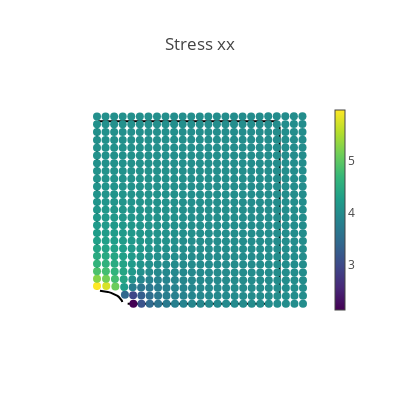
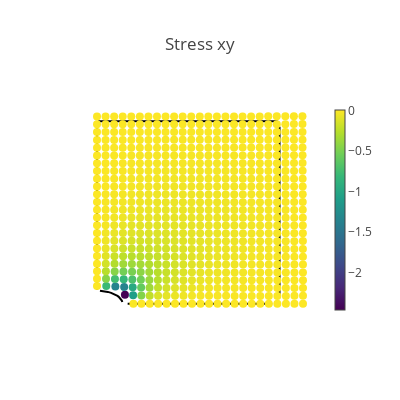
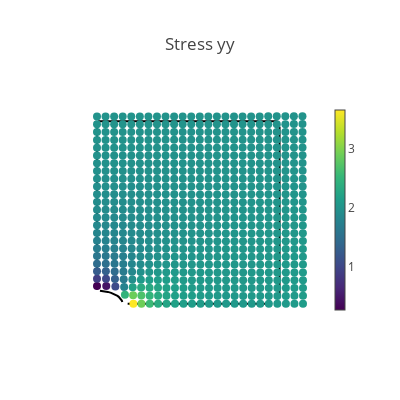
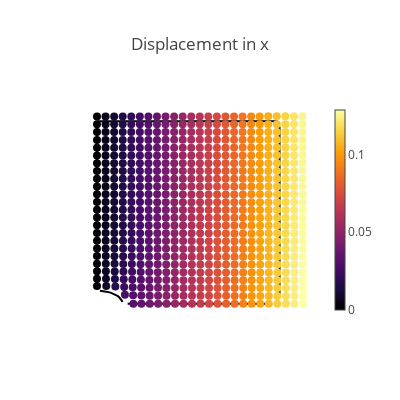

Write notebook code for charts like these, in order.
### Code cell
# Create a validation domain different from the training domain
val_x, val_y = np.meshgrid(np.linspace(0, L, 25), np.linspace(0, L, 25))
val_domain = np.vstack([val_x.ravel(), val_y.ravel()]).T
mask = (
    ((val_domain[:, 0] ** 2) / (Rx**2)) + ((val_domain[:, 1] ** 2) / (Ry**2))
) > 1
val = torch.tensor(val_domain[mask], dtype=DTYPE, requires_grad=True)

# Compute model predictions on the validation domain
disp = net(val)
def_val = val + disp
stress = torch.vmap(sigma)(val)


@torch.no_grad()
def make_plot(x, y, variable, title, cmap=sequential.Viridis, size=8.0):
    fig = go.Figure()

    # Plot boundaries
    m = dict(color="black")
    fig.add_trace(go.Scatter(x=top[:, 0], y=top[:, 1], mode="lines", marker=m))
    fig.add_trace(go.Scatter(x=bottom[:, 0], y=bottom[:, 1], mode="lines", marker=m))
    fig.add_trace(go.Scatter(x=left[:, 0], y=left[:, 1], mode="lines", marker=m))
    fig.add_trace(go.Scatter(x=right[:, 0], y=right[:, 1], mode="lines", marker=m))
    idx = hole[:, 0].argsort()
    fig.add_trace(go.Scatter(x=hole[idx, 0], y=hole[idx, 1], mode="lines", marker=m))

    # Plot variable values
    m = dict(color=variable, colorscale=cmap, size=size, colorbar=dict(thickness=10))
    fig.add_trace(go.Scatter(x=x, y=y, marker=m, mode="markers"))

    # plot settings
    fig.layout.yaxis.scaleanchor = "x"
    fig.update_layout(
        template="none", width=400, height=400, title=title, showlegend=False
    )
    fig.update_xaxes(visible=False)
    fig.update_yaxes(visible=False)
    wandb.log({f"chart_{title}": fig})
    fig.show()


# Plot stresses
make_plot(*def_val.T, stress[:, 0, 0], "Stress xx")
make_plot(*def_val.T, stress[:, 0, 1], "Stress xy")
make_plot(*def_val.T, stress[:, 1, 1], "Stress yy")

# Plot displacements
make_plot(*def_val.T, disp[:, 0], "Displacement in x", cmap=sequential.Inferno)
make_plot(*def_val.T, disp[:, 1], "Displacement in y", cmap=sequential.Inferno)

# Finish tracking
wandb.finish()

### Figure 1 — Plotly figure (JSON) as saved in the notebook; plotly's stock layout.template omitted (floating-point values rounded to 4 significant figures; data arrays with more than 128 entries replaced by an {"elided": "..."} marker saying what was removed)
{"data": [{"marker": {"color": "black"}, "mode": "lines", "type": "scatter", "x": [0.7331, 0.005018, 0.04729, 0.3554, 0.1461, 0.7158, 0.4154, 0.6518, 0.5447, 0.3169, 0.9461, 0.7888, 0.9142, 0.5667, 0.3874, 0.196, 0.2411, 0.8736, 0.115, 0.827, 0.9891, 0.6399, 0.4715, 0.2102, 0.4867], "y": [1, 1, 1, 1, 1, 1, 1, 1, 1, 1, 1, 1, 1, 1, 1, 1, 1, 1, 1, 1, 1, 1, 1, 1, 1]}, {"marker": {"color": "black"}, "mode": "lines", "type": "scatter", "x": [0.9137, 0.5854, 0.6938, 0.4547, 0.6463, 0.5963, 0.5052, 0.3231, 0.9532, 0.7899, 0.2021, 0.8397, 0.744, 0.9596, 0.8282, 0.1679, 0.5422, 0.3907, 0.2931, 0.2392, 0.3454], "y": [0, 0, 0, 0, 0, 0, 0, 0, 0, 0, 0, 0, 0, 0, 0, 0, 0, 0, 0, 0, 0]}, {"marker": {"color": "black"}, "mode": "lines", "type": "scatter", "x": [0, 0, 0, 0, 0, 0, 0, 0, 0, 0, 0, 0, 0, 0, 0, 0, 0, 0, 0, 0, 0, 0, 0], "y": [0.07819, 0.6905, 0.2937, 0.7809, 0.3289, 0.4371, 0.9128, 0.5098, 0.1299, 0.2441, 0.384, 0.8526, 0.4205, 0.7258, 0.5339, 0.9544, 0.58, 0.988, 0.2281, 0.6592, 0.6354, 0.8214, 0.1824]}, {"marker": {"color": "black"}, "mode": "lines", "type": "scatter", "x": [1, 1, 1, 1, 1, 1, 1, 1, 1, 1, 1, 1, 1, 1, 1, 1, 1, 1, 1, 1, 1, 1, 1, 1, 1], "y": [0.4099, 0.03295, 0.4708, 0.9688, 0.5284, 0.9093, 0.3308, 0.6298, 0.8788, 0.8124, 0.06095, 0.6433, 0.9437, 0.5668, 0.1878, 0.2265, 0.1243, 0.6899, 0.08037, 0.3938, 0.7505, 0.7778, 0.2513, 0.5009, 0.2869]}, {"marker": {"color": "black"}, "mode": "lines", "type": "scatter", "x": [0.0162, 0.02238, 0.05927, 0.07737, 0.08373, 0.1123, 0.119, 0.1291, 0.1358, 0.1388], "y": [0.07095, 0.07051, 0.06471, 0.05953, 0.05724, 0.04267, 0.03759, 0.02759, 0.01727, 0.009194]}, {"marker": {"color": {"elided": "618 float values"}, "colorbar": {"thickness": 10}, "colorscale": [[0, "#440154"], [0.1111, "#482878"], [0.2222, "#3e4989"], [0.3333, "#31688e"], [0.4444, "#26828e"], [0.5556, "#1f9e89"], [0.6667, "#35b779"], [0.7778, "#6ece58"], [0.8889, "#b5de2b"], [1, "#fde725"]], "size": 8}, "mode": "markers", "type": "scatter", "x": {"elided": "618 float values"}, "y": {"elided": "618 float values"}}], "layout": {"height": 400, "showlegend": false, "title": {"text": "Stress xx"}, "width": 400, "xaxis": {"visible": false}, "yaxis": {"scaleanchor": "x", "visible": false}}}

### Figure 2 — Plotly figure (JSON) as saved in the notebook; plotly's stock layout.template omitted (floating-point values rounded to 4 significant figures; data arrays with more than 128 entries replaced by an {"elided": "..."} marker saying what was removed)
{"data": [{"marker": {"color": "black"}, "mode": "lines", "type": "scatter", "x": [0.7331, 0.005018, 0.04729, 0.3554, 0.1461, 0.7158, 0.4154, 0.6518, 0.5447, 0.3169, 0.9461, 0.7888, 0.9142, 0.5667, 0.3874, 0.196, 0.2411, 0.8736, 0.115, 0.827, 0.9891, 0.6399, 0.4715, 0.2102, 0.4867], "y": [1, 1, 1, 1, 1, 1, 1, 1, 1, 1, 1, 1, 1, 1, 1, 1, 1, 1, 1, 1, 1, 1, 1, 1, 1]}, {"marker": {"color": "black"}, "mode": "lines", "type": "scatter", "x": [0.9137, 0.5854, 0.6938, 0.4547, 0.6463, 0.5963, 0.5052, 0.3231, 0.9532, 0.7899, 0.2021, 0.8397, 0.744, 0.9596, 0.8282, 0.1679, 0.5422, 0.3907, 0.2931, 0.2392, 0.3454], "y": [0, 0, 0, 0, 0, 0, 0, 0, 0, 0, 0, 0, 0, 0, 0, 0, 0, 0, 0, 0, 0]}, {"marker": {"color": "black"}, "mode": "lines", "type": "scatter", "x": [0, 0, 0, 0, 0, 0, 0, 0, 0, 0, 0, 0, 0, 0, 0, 0, 0, 0, 0, 0, 0, 0, 0], "y": [0.07819, 0.6905, 0.2937, 0.7809, 0.3289, 0.4371, 0.9128, 0.5098, 0.1299, 0.2441, 0.384, 0.8526, 0.4205, 0.7258, 0.5339, 0.9544, 0.58, 0.988, 0.2281, 0.6592, 0.6354, 0.8214, 0.1824]}, {"marker": {"color": "black"}, "mode": "lines", "type": "scatter", "x": [1, 1, 1, 1, 1, 1, 1, 1, 1, 1, 1, 1, 1, 1, 1, 1, 1, 1, 1, 1, 1, 1, 1, 1, 1], "y": [0.4099, 0.03295, 0.4708, 0.9688, 0.5284, 0.9093, 0.3308, 0.6298, 0.8788, 0.8124, 0.06095, 0.6433, 0.9437, 0.5668, 0.1878, 0.2265, 0.1243, 0.6899, 0.08037, 0.3938, 0.7505, 0.7778, 0.2513, 0.5009, 0.2869]}, {"marker": {"color": "black"}, "mode": "lines", "type": "scatter", "x": [0.0162, 0.02238, 0.05927, 0.07737, 0.08373, 0.1123, 0.119, 0.1291, 0.1358, 0.1388], "y": [0.07095, 0.07051, 0.06471, 0.05953, 0.05724, 0.04267, 0.03759, 0.02759, 0.01727, 0.009194]}, {"marker": {"color": {"elided": "618 float values"}, "colorbar": {"thickness": 10}, "colorscale": [[0, "#440154"], [0.1111, "#482878"], [0.2222, "#3e4989"], [0.3333, "#31688e"], [0.4444, "#26828e"], [0.5556, "#1f9e89"], [0.6667, "#35b779"], [0.7778, "#6ece58"], [0.8889, "#b5de2b"], [1, "#fde725"]], "size": 8}, "mode": "markers", "type": "scatter", "x": {"elided": "618 float values"}, "y": {"elided": "618 float values"}}], "layout": {"height": 400, "showlegend": false, "title": {"text": "Stress xy"}, "width": 400, "xaxis": {"visible": false}, "yaxis": {"scaleanchor": "x", "visible": false}}}

### Figure 3 — Plotly figure (JSON) as saved in the notebook; plotly's stock layout.template omitted (floating-point values rounded to 4 significant figures; data arrays with more than 128 entries replaced by an {"elided": "..."} marker saying what was removed)
{"data": [{"marker": {"color": "black"}, "mode": "lines", "type": "scatter", "x": [0.7331, 0.005018, 0.04729, 0.3554, 0.1461, 0.7158, 0.4154, 0.6518, 0.5447, 0.3169, 0.9461, 0.7888, 0.9142, 0.5667, 0.3874, 0.196, 0.2411, 0.8736, 0.115, 0.827, 0.9891, 0.6399, 0.4715, 0.2102, 0.4867], "y": [1, 1, 1, 1, 1, 1, 1, 1, 1, 1, 1, 1, 1, 1, 1, 1, 1, 1, 1, 1, 1, 1, 1, 1, 1]}, {"marker": {"color": "black"}, "mode": "lines", "type": "scatter", "x": [0.9137, 0.5854, 0.6938, 0.4547, 0.6463, 0.5963, 0.5052, 0.3231, 0.9532, 0.7899, 0.2021, 0.8397, 0.744, 0.9596, 0.8282, 0.1679, 0.5422, 0.3907, 0.2931, 0.2392, 0.3454], "y": [0, 0, 0, 0, 0, 0, 0, 0, 0, 0, 0, 0, 0, 0, 0, 0, 0, 0, 0, 0, 0]}, {"marker": {"color": "black"}, "mode": "lines", "type": "scatter", "x": [0, 0, 0, 0, 0, 0, 0, 0, 0, 0, 0, 0, 0, 0, 0, 0, 0, 0, 0, 0, 0, 0, 0], "y": [0.07819, 0.6905, 0.2937, 0.7809, 0.3289, 0.4371, 0.9128, 0.5098, 0.1299, 0.2441, 0.384, 0.8526, 0.4205, 0.7258, 0.5339, 0.9544, 0.58, 0.988, 0.2281, 0.6592, 0.6354, 0.8214, 0.1824]}, {"marker": {"color": "black"}, "mode": "lines", "type": "scatter", "x": [1, 1, 1, 1, 1, 1, 1, 1, 1, 1, 1, 1, 1, 1, 1, 1, 1, 1, 1, 1, 1, 1, 1, 1, 1], "y": [0.4099, 0.03295, 0.4708, 0.9688, 0.5284, 0.9093, 0.3308, 0.6298, 0.8788, 0.8124, 0.06095, 0.6433, 0.9437, 0.5668, 0.1878, 0.2265, 0.1243, 0.6899, 0.08037, 0.3938, 0.7505, 0.7778, 0.2513, 0.5009, 0.2869]}, {"marker": {"color": "black"}, "mode": "lines", "type": "scatter", "x": [0.0162, 0.02238, 0.05927, 0.07737, 0.08373, 0.1123, 0.119, 0.1291, 0.1358, 0.1388], "y": [0.07095, 0.07051, 0.06471, 0.05953, 0.05724, 0.04267, 0.03759, 0.02759, 0.01727, 0.009194]}, {"marker": {"color": {"elided": "618 float values"}, "colorbar": {"thickness": 10}, "colorscale": [[0, "#440154"], [0.1111, "#482878"], [0.2222, "#3e4989"], [0.3333, "#31688e"], [0.4444, "#26828e"], [0.5556, "#1f9e89"], [0.6667, "#35b779"], [0.7778, "#6ece58"], [0.8889, "#b5de2b"], [1, "#fde725"]], "size": 8}, "mode": "markers", "type": "scatter", "x": {"elided": "618 float values"}, "y": {"elided": "618 float values"}}], "layout": {"height": 400, "showlegend": false, "title": {"text": "Stress yy"}, "width": 400, "xaxis": {"visible": false}, "yaxis": {"scaleanchor": "x", "visible": false}}}

### Figure 4 — Plotly figure (JSON) as saved in the notebook; plotly's stock layout.template omitted (floating-point values rounded to 4 significant figures; data arrays with more than 128 entries replaced by an {"elided": "..."} marker saying what was removed)
{"data": [{"marker": {"color": "black"}, "mode": "lines", "type": "scatter", "x": [0.7331, 0.005018, 0.04729, 0.3554, 0.1461, 0.7158, 0.4154, 0.6518, 0.5447, 0.3169, 0.9461, 0.7888, 0.9142, 0.5667, 0.3874, 0.196, 0.2411, 0.8736, 0.115, 0.827, 0.9891, 0.6399, 0.4715, 0.2102, 0.4867], "y": [1, 1, 1, 1, 1, 1, 1, 1, 1, 1, 1, 1, 1, 1, 1, 1, 1, 1, 1, 1, 1, 1, 1, 1, 1]}, {"marker": {"color": "black"}, "mode": "lines", "type": "scatter", "x": [0.9137, 0.5854, 0.6938, 0.4547, 0.6463, 0.5963, 0.5052, 0.3231, 0.9532, 0.7899, 0.2021, 0.8397, 0.744, 0.9596, 0.8282, 0.1679, 0.5422, 0.3907, 0.2931, 0.2392, 0.3454], "y": [0, 0, 0, 0, 0, 0, 0, 0, 0, 0, 0, 0, 0, 0, 0, 0, 0, 0, 0, 0, 0]}, {"marker": {"color": "black"}, "mode": "lines", "type": "scatter", "x": [0, 0, 0, 0, 0, 0, 0, 0, 0, 0, 0, 0, 0, 0, 0, 0, 0, 0, 0, 0, 0, 0, 0], "y": [0.07819, 0.6905, 0.2937, 0.7809, 0.3289, 0.4371, 0.9128, 0.5098, 0.1299, 0.2441, 0.384, 0.8526, 0.4205, 0.7258, 0.5339, 0.9544, 0.58, 0.988, 0.2281, 0.6592, 0.6354, 0.8214, 0.1824]}, {"marker": {"color": "black"}, "mode": "lines", "type": "scatter", "x": [1, 1, 1, 1, 1, 1, 1, 1, 1, 1, 1, 1, 1, 1, 1, 1, 1, 1, 1, 1, 1, 1, 1, 1, 1], "y": [0.4099, 0.03295, 0.4708, 0.9688, 0.5284, 0.9093, 0.3308, 0.6298, 0.8788, 0.8124, 0.06095, 0.6433, 0.9437, 0.5668, 0.1878, 0.2265, 0.1243, 0.6899, 0.08037, 0.3938, 0.7505, 0.7778, 0.2513, 0.5009, 0.2869]}, {"marker": {"color": "black"}, "mode": "lines", "type": "scatter", "x": [0.0162, 0.02238, 0.05927, 0.07737, 0.08373, 0.1123, 0.119, 0.1291, 0.1358, 0.1388], "y": [0.07095, 0.07051, 0.06471, 0.05953, 0.05724, 0.04267, 0.03759, 0.02759, 0.01727, 0.009194]}, {"marker": {"color": {"elided": "618 float values"}, "colorbar": {"thickness": 10}, "colorscale": [[0, "#000004"], [0.1111, "#1b0c41"], [0.2222, "#4a0c6b"], [0.3333, "#781c6d"], [0.4444, "#a52c60"], [0.5556, "#cf4446"], [0.6667, "#ed6925"], [0.7778, "#fb9b06"], [0.8889, "#f7d13d"], [1, "#fcffa4"]], "size": 8}, "mode": "markers", "type": "scatter", "x": {"elided": "618 float values"}, "y": {"elided": "618 float values"}}], "layout": {"height": 400, "showlegend": false, "title": {"text": "Displacement in x"}, "width": 400, "xaxis": {"visible": false}, "yaxis": {"scaleanchor": "x", "visible": false}}}
